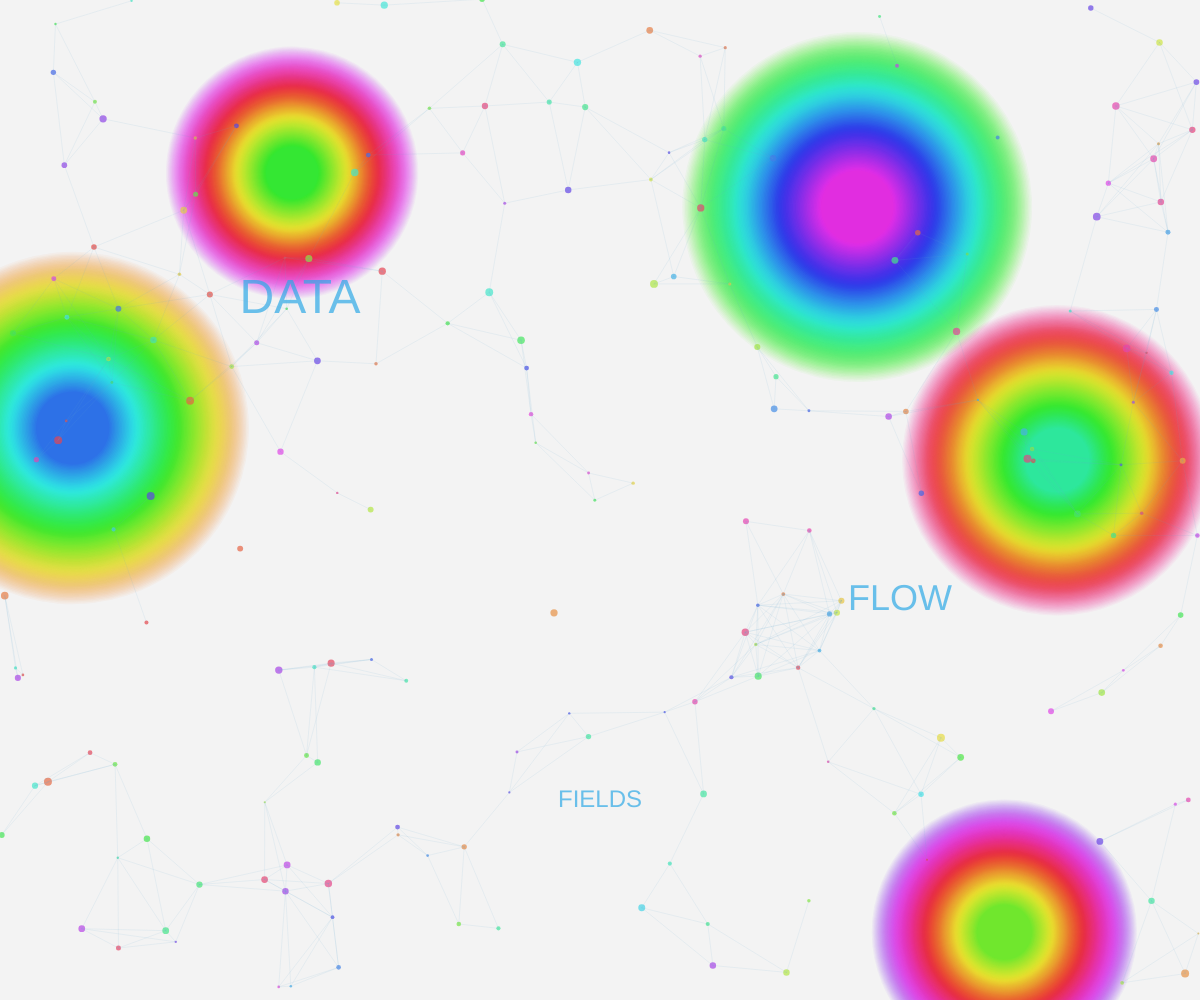
Frame 1 (no input)
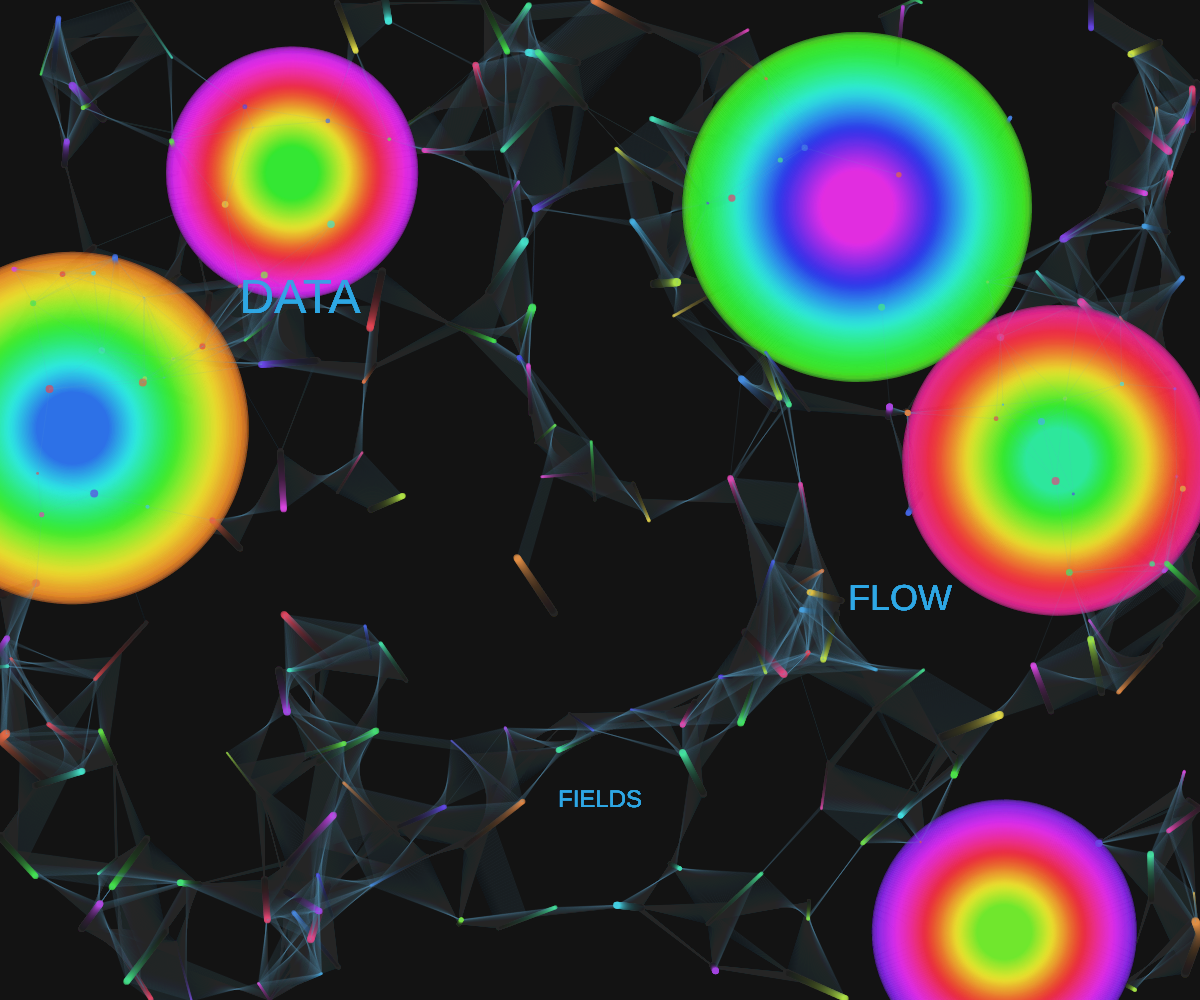
Frame 60 (no input)
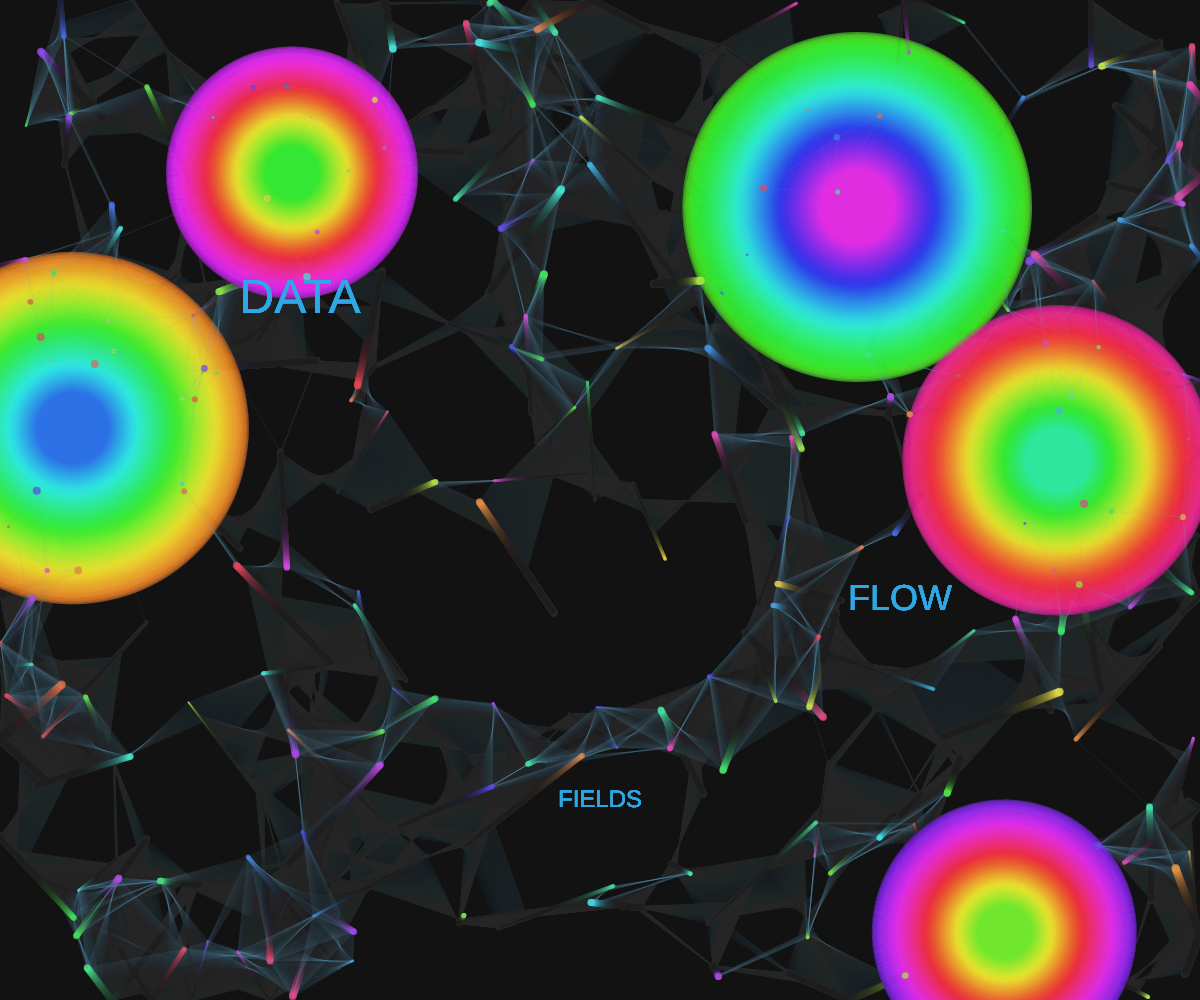
Frame 120 (the mouse pressed at the canvas centre since frame 60)

The p5.js sketch that drew these frames (run headless with seeded random() and noise() and a simulated clock; from frame 60 on, the mouse is pressed at the canvas centre):

// p5.js sketch
// ── sketch.js
let gradients = [];
let particles = [];
let textElements = [];

function setup() {
  createCanvas(windowWidth, windowHeight);
  colorMode(HSB, 360, 100, 100, 1);
  
  // Create gradient fields
  for (let i = 0; i < 5; i++) {
    gradients.push({
      x: random(width),
      y: random(height),
      size: random(200, 400),
      speed: random(0.001, 0.005),
      rotation: random(TWO_PI),
      hue: random(360)
    });
  }
  
  // Create particles
  for (let i = 0; i < 200; i++) {
    particles.push({
      x: random(width),
      y: random(height),
      size: random(2, 8),
      speedX: random(-1, 1),
      speedY: random(-1, 1),
      hue: random(360)
    });
  }
  
  // Create text elements
  textElements = [
    { text: "DATA", x: width * 0.25, y: height * 0.3, size: 48, speed: 0.01 },
    { text: "FLOW", x: width * 0.75, y: height * 0.6, size: 36, speed: 0.015 },
    { text: "FIELDS", x: width * 0.5, y: height * 0.8, size: 24, speed: 0.008 }
  ];
}

function draw() {
  background(0, 0, 10, 0.05); // Semi-transparent background
  
  // Update and display gradients
  for (let i = 0; i < gradients.length; i++) {
    let g = gradients[i];
    
    // Update rotation
    g.rotation += g.speed;
    
    // Draw gradient field
    push();
    translate(g.x, g.y);
    rotate(g.rotation);
    
    // Create radial gradient effect
    for (let j = 0; j < 100; j++) {
      let alpha = map(j, 0, 100, 0.05, 0.3);
      let size = map(j, 0, 100, g.size, g.size * 0.2);
      let hue = (g.hue + j * 2) % 360;
      
      noStroke();
      fill(hue, 80, 90, alpha);
      
      ellipse(0, 0, size, size);
    }
    
    pop();
  }
  
  // Update and display particles
  for (let i = 0; i < particles.length; i++) {
    let p = particles[i];
    
    // Update position
    p.x += p.speedX;
    p.y += p.speedY;
    
    // Bounce off edges
    if (p.x < 0 || p.x > width) p.speedX *= -1;
    if (p.y < 0 || p.y > height) p.speedY *= -1;
    
    // Draw particle
    noStroke();
    fill(p.hue, 70, 90, 0.7);
    ellipse(p.x, p.y, p.size, p.size);
  }
  
  // Update and display text elements
  for (let i = 0; i < textElements.length; i++) {
    let t = textElements[i];
    
    // Pulsing effect
    let pulse = sin(frameCount * t.speed) * 0.3 + 0.7;
    
    textSize(t.size);
    textAlign(CENTER, CENTER);
    fill(200, 80, 90, pulse);
    text(t.text, t.x, t.y);
  }
  
  // Draw connecting lines between particles
  beginShape(LINES);
  stroke(200, 50, 80, 0.1);
  noFill();
  
  for (let i = 0; i < particles.length; i++) {
    for (let j = i + 1; j < particles.length; j++) {
      let p1 = particles[i];
      let p2 = particles[j];
      
      let d = dist(p1.x, p1.y, p2.x, p2.y);
      
      if (d < 100) {
        vertex(p1.x, p1.y);
        vertex(p2.x, p2.y);
      }
    }
  }
  
  endShape();
}
